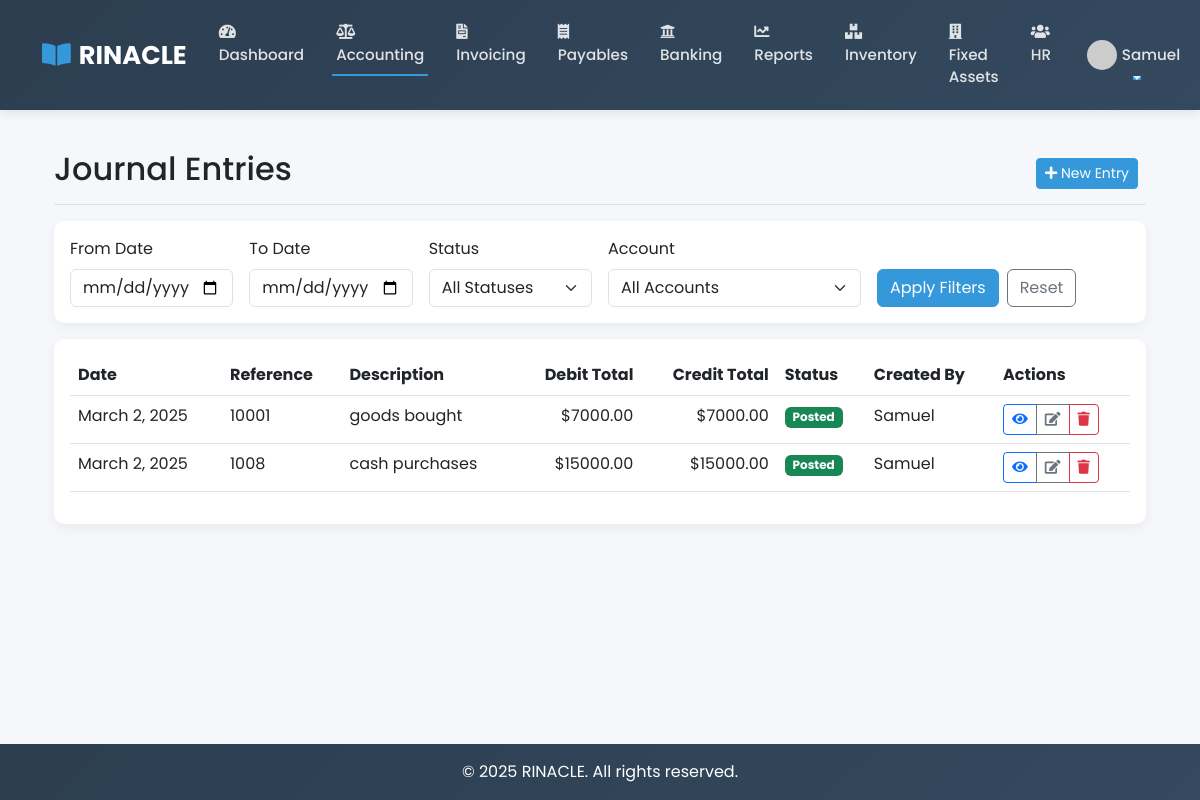
The app's page /accounting/journal-entries/ (signed in), older data.
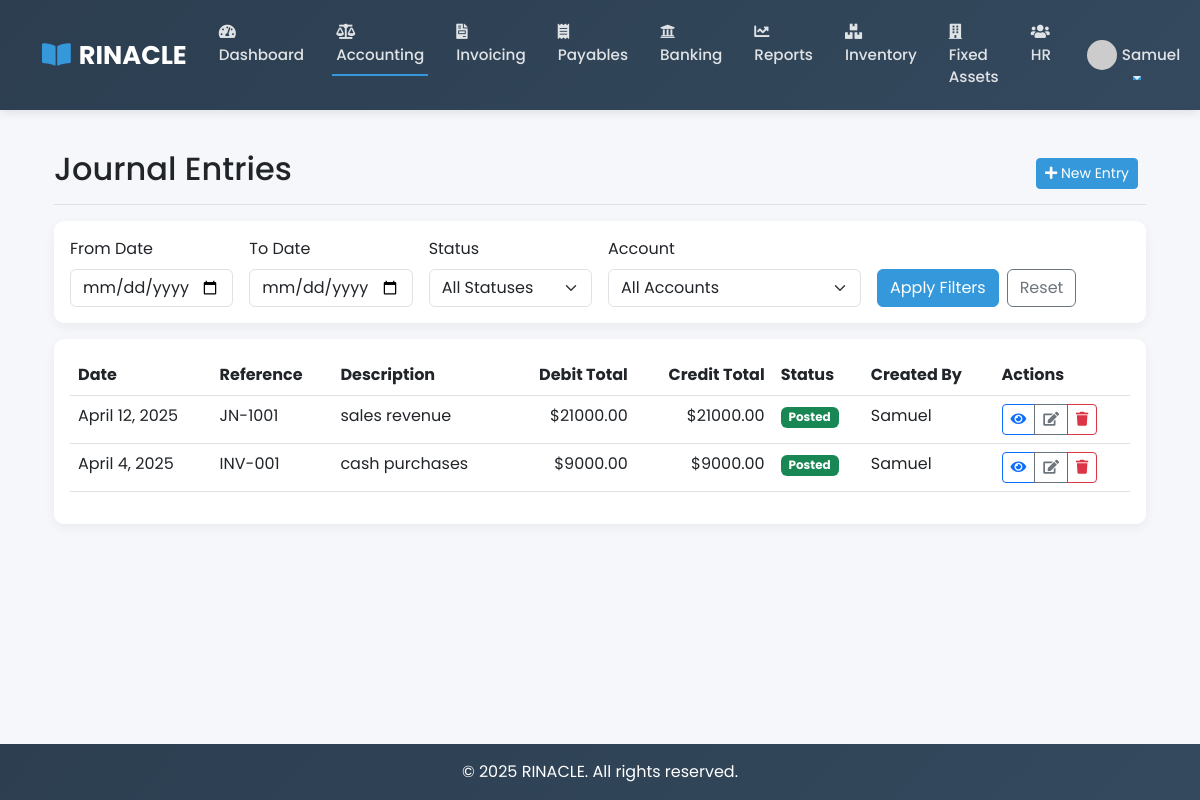
The same page, newer data.
### accounting/models.py (models this page shows, shortened)
class Transaction(models.Model):
    TRANSACTION_TYPES = [
        ('journal', 'Journal Entry'),
        ('invoice', 'Invoice'),
        ('bill', 'Bill'),
        ('payment', 'Payment'),
        ('receipt', 'Receipt'),
    ]
    date = models.DateField()
    type = models.CharField(max_length=20, choices=TRANSACTION_TYPES)
    reference = models.CharField(max_length=50)
    description = models.TextField()
    created_at = models.DateTimeField(auto_now_add=True)
    updated_at = models.DateTimeField(auto_now=True)
    created_by = models.ForeignKey(settings.AUTH_USER_MODEL, on_delete=models.PROTECT)
    STATUS_CHOICES = [
        ('draft', 'Draft'),
        ('posted', 'Posted'),
        ('voided', 'Voided'),
    ]
    status = models.CharField(max_length=10, choices=STATUS_CHOICES, default='draft')
    class Meta:
        ordering = ['-date', '-created_at']

### accounting/views.py (the view)
# urls.py: path('journal-entries/', views.journal_entries, name='journal_entries'),
@login_required
def journal_entries(request):
    status = request.GET.get('status', '')
    date_from = request.GET.get('date_from', '')
    date_to = request.GET.get('date_to', '')
    account_id = request.GET.get('account', '')
    transactions = Transaction.objects.filter(type='journal')
    if not status:
        transactions = transactions.filter(Q(status='draft') | Q(status='posted'))
    else:
        transactions = transactions.filter(status=status)
    if date_from:
        transactions = transactions.filter(date__gte=date_from)
    if date_to:
        transactions = transactions.filter(date__lte=date_to)
    if account_id:
        transactions = transactions.filter(lines__account_id=account_id).distinct()
    transactions = transactions.order_by('-date', '-created_at')
    transactions = transactions.annotate(
        debit_total=models.Sum('lines__debit', filter=models.Q(lines__debit__gt=0)),
        credit_total=models.Sum('lines__credit', filter=models.Q(lines__credit__gt=0))
    )
    paginator = Paginator(transactions, 20)
    page_number = request.GET.get('page')
    page_obj = paginator.get_page(page_number)
    context = {
        'title': 'Journal Entries',
        'entries': page_obj,
        'is_paginated': paginator.num_pages > 1,
        'page_obj': page_obj,
        'accounts': Account.objects.filter(status='active').order_by('code'),
        'selected_status': status,
        'selected_account': account_id,
        'date_from': date_from,
        'date_to': date_to,
    }
    return render(request, 'accounting/journal_entries.html', context)

### templates/accounting/journal_entries.html (shortened to what this page needs)
{% extends 'base.html' %}
{% block content %}
<div class="container-fluid">
    <div class="d-flex justify-content-between flex-wrap flex-md-nowrap align-items-center pt-3 pb-2 mb-3 border-bottom">
        <h1 class="h2">Journal Entries</h1>
        <div class="btn-toolbar mb-2 mb-md-0">
            <div class="btn-group me-2">
                <a href="{% url 'accounting:journal_entry_create' %}" class="btn btn-sm btn-primary">
                    <i class="fas fa-plus"></i> New Entry
                </a>
            </div>
        </div>
    </div>
    <div class="row mb-3">
        <div class="col-md-12">
            <div class="card">
                <div class="card-body">
                    <form method="get" class="row g-3">
                        <div class="col-md-2">
                            <label for="dateFrom" class="form-label">From Date</label>
                            <input type="date" class="form-control" id="dateFrom" name="date_from" value="{{ date_from }}">
                        </div>
                        <div class="col-md-2">
                            <label for="dateTo" class="form-label">To Date</label>
                            <input type="date" class="form-control" id="dateTo" name="date_to" value="{{ date_to }}">
                        </div>
                        <div class="col-md-2">
                            <label for="status" class="form-label">Status</label>
                            <select class="form-select" id="status" name="status">
                                <option value="">All Statuses</option>
                            </select>
                        </div>
                        <div class="col-md-3">
                            <label for="account" class="form-label">Account</label>
                            <select class="form-select" id="account" name="account">
                                <option value="">All Accounts</option>
                            </select>
                        </div>
                        <div class="col-md-3 d-flex align-items-end">
                            <button type="submit" class="btn btn-primary me-2">Apply Filters</button>
                            <a href="{% url 'accounting:journal_entries' %}" class="btn btn-outline-secondary">Reset</a>
                        </div>
                    </form>
                </div>
            </div>
        </div>
    </div>
    <div class="card">
        <div class="card-body">
            <div class="table-responsive">
                <table class="table table-hover">
                    <thead>
                        <tr>
                            <th>Date</th>
                            <th>Reference</th>
                            <th>Description</th>
                            <th class="text-end">Debit Total</th>
                            <th class="text-end">Credit Total</th>
                            <th>Status</th>
                            <th>Created By</th>
                            <th>Actions</th>
                        </tr>
                    </thead>
                    <tbody>
                        {% if entries %}
                            {% for entry in entries %}
                            <tr>
                                <td>{{ entry.date }}</td>
                                <td>{{ entry.reference }}</td>
                                <td>{{ entry.description }}</td>
                                <td class="text-end">${{ entry.debit_total|floatformat:2 }}</td>
                                <td class="text-end">${{ entry.credit_total|floatformat:2 }}</td>
                                <td>
                                    <span class="badge {% if entry.status == 'posted' %}bg-success{% elif entry.status == 'draft' %}bg-warning{% elif entry.status == 'voided' %}bg-danger{% endif %}">
                                        {{ entry.get_status_display }}
                                    </span>
                                </td>
                                <td>{{ entry.created_by }}</td>
                                <td>
                                    <div class="btn-group">
                                        <a href="{% url 'accounting:journal_entry_detail' entry.id %}" class="btn btn-sm btn-outline-primary" title="View">
                                            <i class="fas fa-eye"></i>
                                        </a>
                                        <a href="{% url 'accounting:journal_entry_edit' entry.id %}" class="btn btn-sm btn-outline-secondary" title="Edit Entry">
                                            <i class="fas fa-edit"></i>
                                        </a>
                                        <button type="button" class="btn btn-sm btn-outline-danger" onclick="deleteEntry({{ entry.id }})" title="Delete Entry">
                                            <i class="fas fa-trash"></i>
                                        </button>
                                    </div>
                                </td>
                            </tr>
                            {% endfor %}
                        {% else %}
                            <tr>
                                <td colspan="8" class="text-center">No journal entries found</td>
                            </tr>
                        {% endif %}
                    </tbody>
                </table>
            </div>
        </div>
    </div>
</div>
{% endblock %}
{% block extra_css %}
<link href="https://cdnjs.cloudflare.com/ajax/libs/font-awesome/5.15.4/css/all.min.css" rel="stylesheet">
{% endblock %}

### templates/base.html (shortened to what this page needs)
<!DOCTYPE html>
<html lang="en">
<head>
    <link href="https://cdn.jsdelivr.net/npm/bootstrap@5.3.0/dist/css/bootstrap.min.css" rel="stylesheet">
    <link href="https://cdnjs.cloudflare.com/ajax/libs/font-awesome/6.4.2/css/all.min.css" rel="stylesheet">
    {% block extra_css %}{% endblock %}
</head>
<body>
    <nav class="navbar navbar-expand-lg navbar-dark">
        <div class="container">
            <a class="navbar-brand" href="{% url 'core:home' %}">
                <i class="fas fa-book-open"></i>RINACLE
            </a>
            <div class="collapse navbar-collapse" id="navbarNav">
                <ul class="navbar-nav me-auto">
                    {% if user.is_authenticated %}
                        <li class="nav-item">
                            <a class="nav-link {% if request.resolver_match.url_name == 'dashboard' %}active{% endif %}" href="{% url 'core:dashboard' %}">
                                <i class="fas fa-tachometer-alt"></i> Dashboard
                            </a>
                        </li>
                        <li class="nav-item">
                            <a class="nav-link {% if request.resolver_match.url_name == 'accounting' %}active{% endif %}" href="{% url 'accounting:home' %}">
                                <i class="fas fa-balance-scale"></i> Accounting
                            </a>
                        </li>
                        <li class="nav-item">
                            <a class="nav-link {% if request.resolver_match.url_name == 'invoicing' %}active{% endif %}" href="{% url 'invoicing:home' %}">
                                <i class="fas fa-file-invoice"></i> Invoicing
                            </a>
                        </li>
                        <li class="nav-item">
                            <a class="nav-link {% if request.resolver_match.url_name == 'payables' %}active{% endif %}" href="{% url 'payables:home' %}">
                                <i class="fas fa-receipt"></i> Payables
                            </a>
                        </li>
                        <li class="nav-item">
                            <a class="nav-link {% if request.resolver_match.url_name == 'banking' %}active{% endif %}" href="{% url 'banking:home' %}">
                                <i class="fas fa-university"></i> Banking
                            </a>
                        </li>
                        <li class="nav-item">
                            <a class="nav-link {% if request.resolver_match.url_name == 'reports' %}active{% endif %}" href="{% url 'reports:home' %}">
                                <i class="fas fa-chart-line"></i> Reports
                            </a>
                        </li>
                        <li class="nav-item">
                            <a class="nav-link {% if request.resolver_match.url_name == 'inventory' %}active{% endif %}" href="{% url 'inventory:home' %}">
                                <i class="fas fa-boxes"></i> Inventory
                            </a>
                        </li>
                        <li class="nav-item">
                            <a class="nav-link {% if request.resolver_match.url_name == 'fixed_assets' %}active{% endif %}" href="{% url 'fixed_assets:home' %}">
                                <i class="fas fa-building"></i> Fixed Assets
                            </a>
                        </li>
                        <li class="nav-item">
                            <a class="nav-link {% if request.resolver_match.url_name == 'hr' %}active{% endif %}" href="{% url 'hr:home' %}">
                                <i class="fas fa-users"></i> HR
                            </a>
                        </li>
                    {% endif %}
                </ul>
                <ul class="navbar-nav">
                    {% if user.is_authenticated %}
                        <li class="nav-item dropdown">
                            <a class="nav-link dropdown-toggle d-flex align-items-center" href="#" role="button" data-bs-toggle="dropdown">
                                <div class="user-avatar">
                                    <img src="https://ui-avatars.com/api/?name={{ user.first_name }}+{{ user.last_name }}&background=3498db&color=fff" alt="{{ user.username }}">
                                </div>
                                {{ user.first_name|default:user.username }}
                            </a>
                        </li>
                    {% endif %}
                </ul>
            </div>
        </div>
    </nav>
    <main class="py-4">
        <div class="container">
            {% block content %}{% endblock %}
        </div>
    </main>
    <footer class="footer mt-auto py-3 bg-dark">
        <div class="container text-center">
            <span class="text-white">© {% now "Y" %} RINACLE. All rights reserved.</span>
        </div>
    </footer>
</body>
</html>

### templates/base.html (style rules this page uses)
:root { --primary-color: #3498db; --secondary-color: #2c3e50; --accent-color: #e74c3c; --light-bg: #f8f9fa; --dark-bg: #343a40; }
body { font-family: 'Poppins', sans-serif; display: flex; flex-direction: column; min-height: 100vh; background-color: #f5f7fa; }
main { flex: 1; }
.navbar { box-shadow: 0 2px 10px rgba(0, 0, 0, 0.1); padding: 0.7rem 1rem; background: linear-gradient(135deg, var(--secondary-color), #34495e); }
.navbar-brand { font-weight: 700; font-size: 1.6rem; display: flex; align-items: center; }
.navbar-brand i { margin-right: 8px; color: var(--primary-color); }
.nav-link { font-weight: 500; padding: 0.6rem 1rem !important; transition: all 0.3s ease; font-size: 0.95rem; position: relative; }
.nav-link:after { content: ''; position: absolute; width: 0; height: 2px; background: var(--primary-color); left: 50%; bottom: 0; transform: translateX(-50%); transition: width 0.3s; }
.nav-link:hover:after, .nav-link.active:after { width: 80%; }
.nav-link i { margin-right: 5px; }
.btn-primary { background-color: var(--primary-color); border-color: var(--primary-color); }
.card { border-radius: 10px; border: none; box-shadow: 0 4px 12px rgba(0, 0, 0, 0.05); transition: transform 0.3s, box-shadow 0.3s; }
footer { background: linear-gradient(135deg, var(--secondary-color), #34495e); color: white; padding: 2rem 0; margin-top: 3rem; }
.user-avatar { width: 30px; height: 30px; border-radius: 50%; overflow: hidden; margin-right: 5px; }
.user-avatar img { width: 100%; height: 100%; object-fit: cover; }
.navbar-dark .navbar-nav .nav-link { color: rgba(255, 255, 255, 0.85); }

Row changes from the older to the newer data that the page shows:
removed Transaction: date "March 2, 2025", reference "10001", description "goods bought", debit_total "7000.00", credit_total "7000.00", status "Posted", created_by "Samuel"
removed Transaction: date "March 2, 2025", reference "1008", description "cash purchases", debit_total "15000.00", credit_total "15000.00", status "Posted", created_by "Samuel"
added Transaction: date "April 12, 2025", reference "JN-1001", description "sales revenue", debit_total "21000.00", credit_total "21000.00", status "Posted", created_by "Samuel"
added Transaction: date "April 4, 2025", reference "INV-001", description "cash purchases", debit_total "9000.00", credit_total "9000.00", status "Posted", created_by "Samuel"
